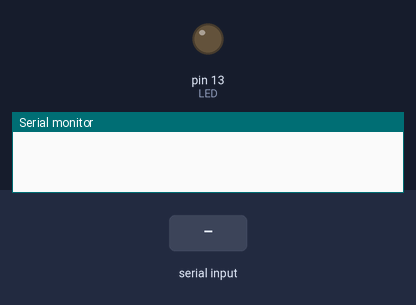
This sketch was run on a simulated Arduino Uno, built with avr-gcc and run on an emulated ATmega328P. Parts: output pins drawn as LEDs (lit = HIGH), the last lines printed to the serial monitor. The inputs (shaded band) are chosen by the test bench.

Above: at 1.2 s.
1.3 s: "on\n" received over Serial
At 1.8 s:
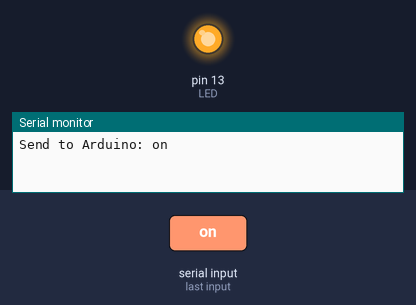
4.3 s: "off\n" received over Serial
At 5.4 s:
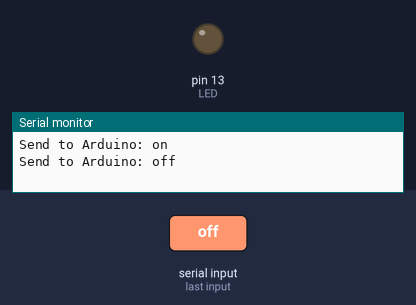
Timing chart, 0 to 7.3 s (numbered marks = the images above; inputs shaded):
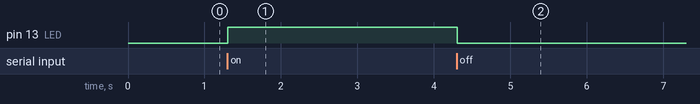

Measured:
- after the input at 1.3 s, pin 13 (LED): LOW → HIGH at once
- after the input at 4.3 s, pin 13 (LED): HIGH → LOW at once

The sketch:

bai7_2.ino
```cpp
/*
Bài 7.2:
Gửi dữ liệu từ máy tính đến board Arduino Uno qua Serial Monitor
*/

const int LED = 13;
String data = "";

void setup() {
  pinMode(LED, OUTPUT);
  digitalWrite(LED, LOW);
  Serial.begin(9600);
}

void loop() {
  if (Serial.available() > 0) {
    char c = Serial.read();

    if (c == '\n') {
      Serial.print("Send to Arduino: ");
      Serial.println(data);

      if (data == "on") {
        digitalWrite(LED, HIGH);
      }
      if (data == "off") {
        digitalWrite(LED, LOW);
      }

      data = "";
    } else {
      data = data + c;
    }
  }
}
```
